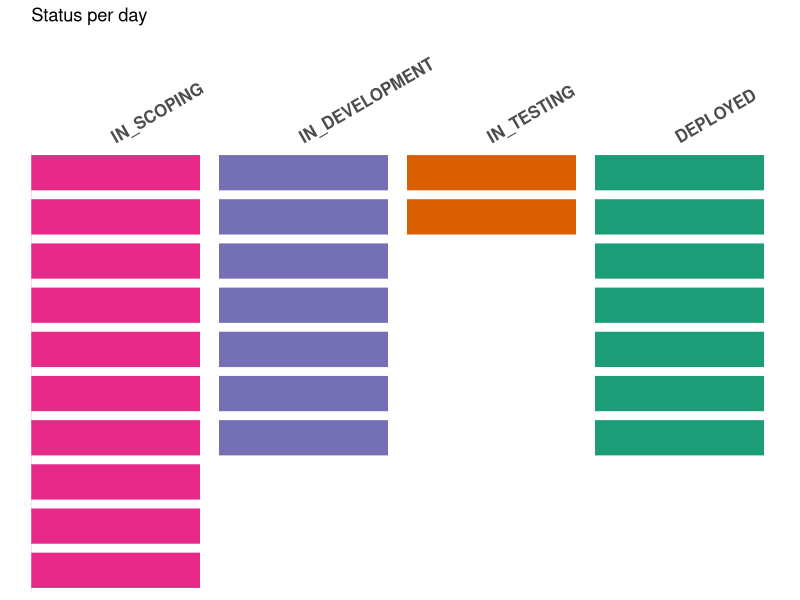
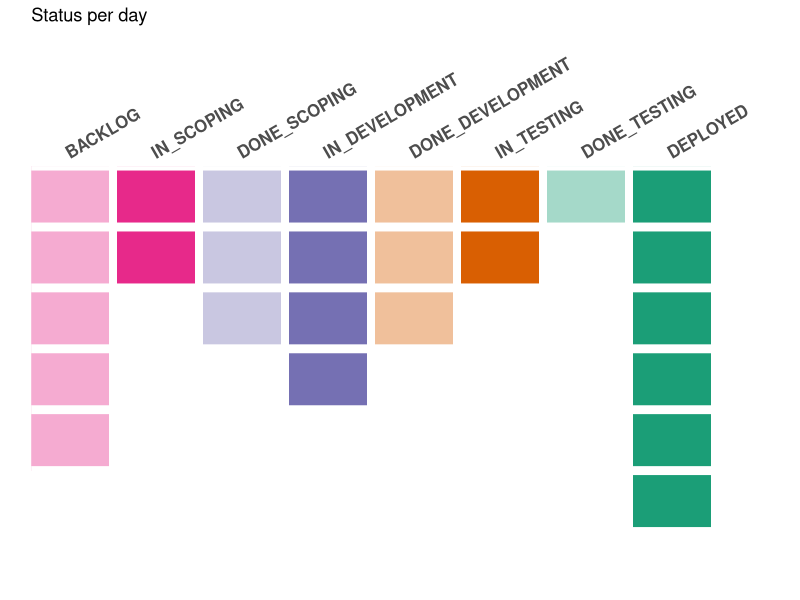
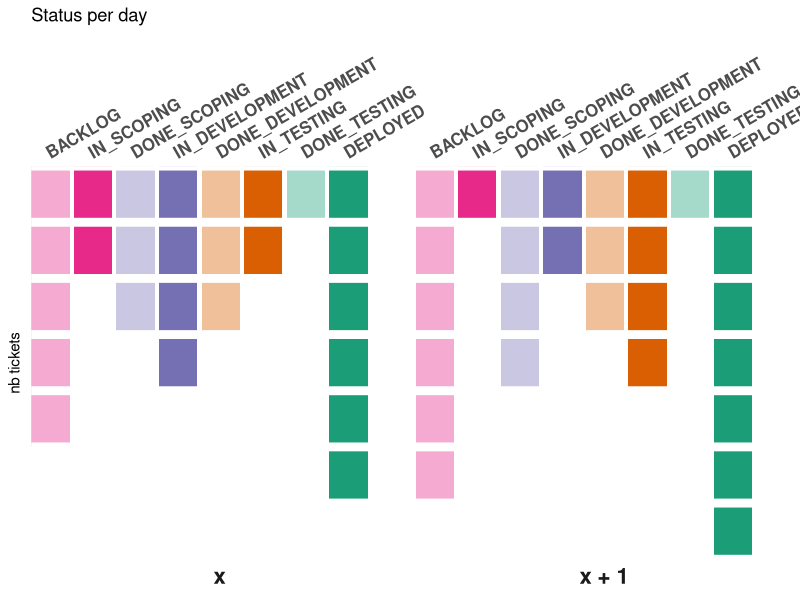
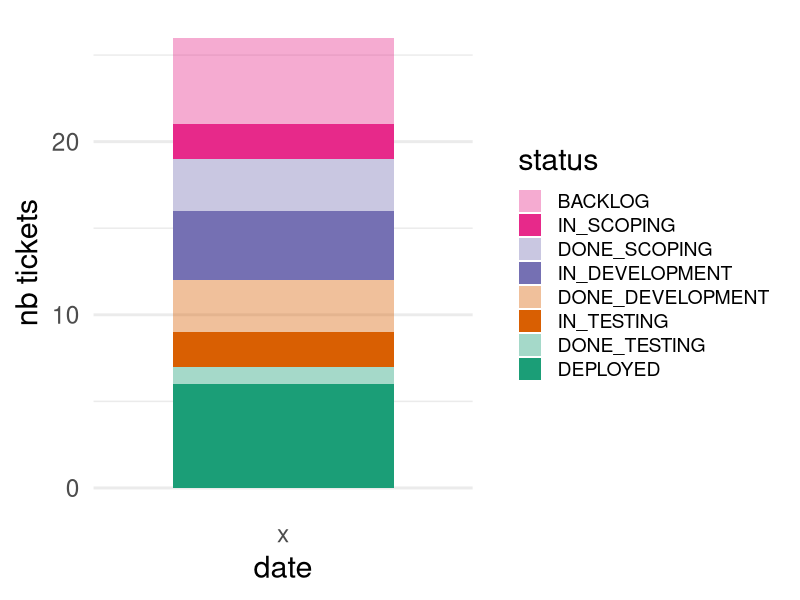
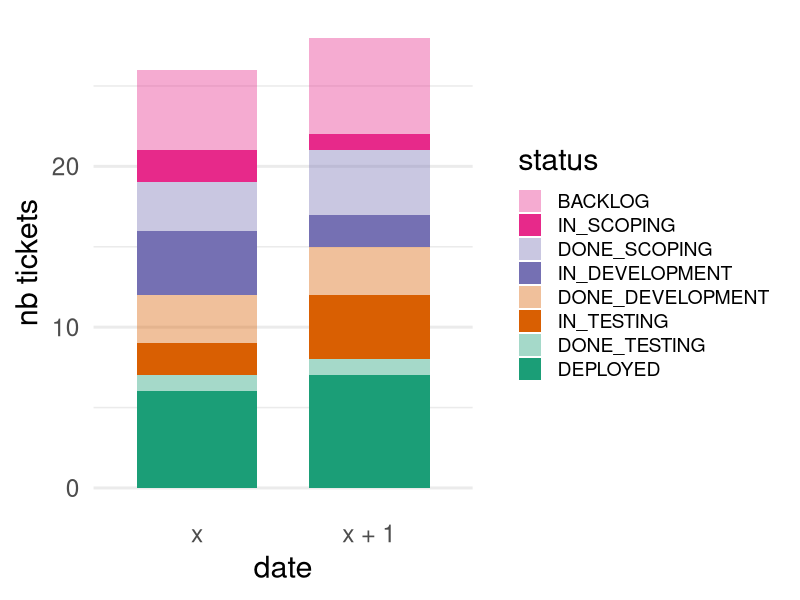
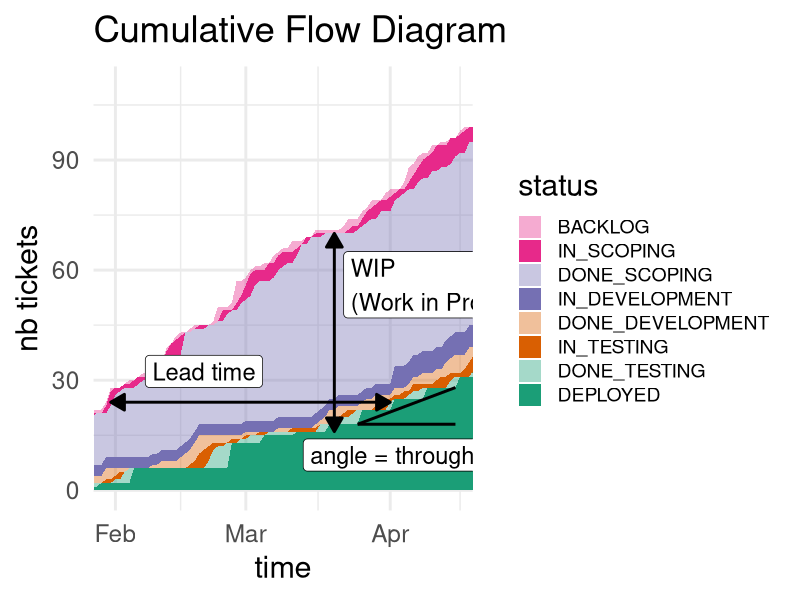
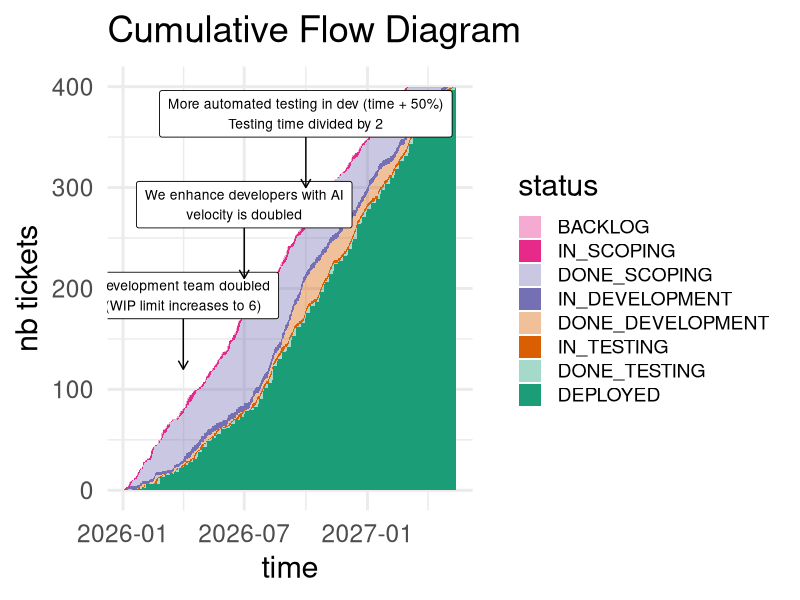
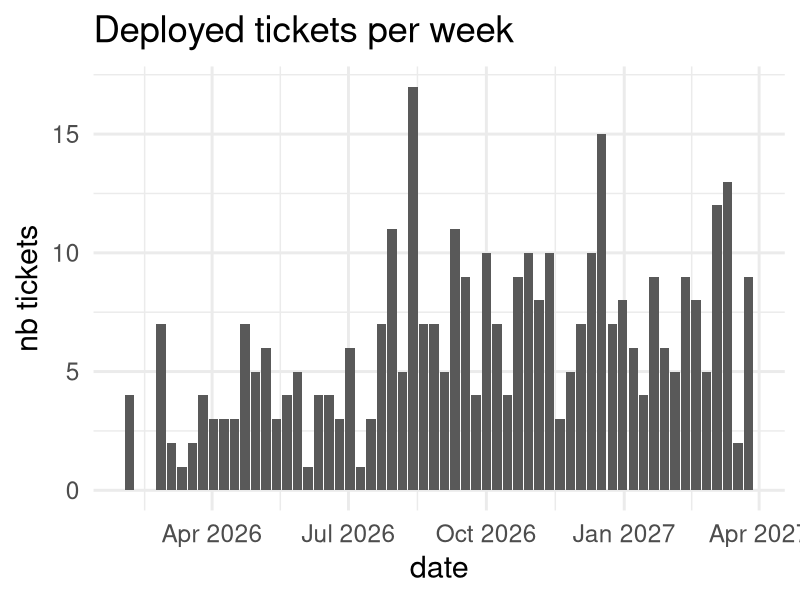

The R script that drew these images, in order:
## ---- chunk 1
# https://chatgpt.com/c/699f73a9-eb58-8337-9f49-6b0525b21ff7
knitr::opts_chunk$set(echo = FALSE, message = FALSE, warning = FALSE)

if (requireNamespace("rstudioapi", quietly = TRUE) && rstudioapi::isAvailable()) {
  # Interactive in RStudio: use the current editor document path
  rmd_path <- rstudioapi::getActiveDocumentContext()$path
} else {
  # When knitting/rendering: knitr knows the input
  rmd_path <- knitr::current_input(dir = TRUE)
}
if (!is.null(rmd_path) && nzchar(rmd_path)) {
  knitr::opts_knit$set(root.dir = dirname(normalizePath(rmd_path)))
  setwd(dirname(normalizePath(rmd_path)))
}

knitr::opts_chunk$set(
  fig.width = 12,   # increase width
  fig.height = 6,
  out.width = "100%"   # VERY IMPORTANT
)

library(ggplot2)
library(dplyr)
library(tidyr)
library(patchwork)

## ---- chunk 2
df.daily.status = read.csv( "kanban-daily-by-status.csv")

#convert $date to date
df.daily.status$date = as.Date(df.daily.status$date)

# order the statuses
status_list = c("BACKLOG", "IN_SCOPING", "DONE_SCOPING", "IN_DEVELOPMENT", "DONE_DEVELOPMENT", "IN_TESTING", "DONE_TESTING", "DEPLOYED")
df.daily.status$status <- factor(
  df.daily.status$status,
  levels = status_list
)

#assign status => colors
status_colors = c(
  "BACKLOG" = rgb(231, 41, 138, alpha = 100, maxColorValue = 255),
  "IN_SCOPING" = rgb(231, 41, 138, maxColorValue = 255),
  "DONE_SCOPING" = rgb(117, 112, 179, alpha = 100, maxColorValue = 255),
  "IN_DEVELOPMENT" = rgb(117, 112, 179, maxColorValue = 255),
  "DONE_DEVELOPMENT" = rgb(217, 95, 2, alpha = 100, maxColorValue = 255),
  "IN_TESTING" = rgb(217, 95, 2, maxColorValue = 255),
  "DONE_TESTING" = rgb(27, 158, 119, alpha = 100, maxColorValue = 255),
  "DEPLOYED" = rgb(27, 158, 119, maxColorValue = 255)
)

# fill missing values with zero
df.daily.status <- df.daily.status %>%
  complete(date, status, fill = list(nb = 0))
## ---- chunk 3
df.by.day = df.daily.status %>%
  group_by(date) %>%
  summarise(n = sum(nb))
nb_tickets = max(df.by.day$n)
start_date = min(df.daily.status$date)
end_date = max(df.daily.status$date)
## ---- chunk 4
df.demo = data.frame(
  status = c(status_list, status_list),
  date = c(rep("x", length(status_list)), rep("x + 1", length(status_list))),
  n = c(c(5, 2, 3, 4, 3, 2, 1, 6), c(6, 1, 4, 2, 3, 4, 1, 7))
) %>%
  mutate(status = factor(status, levels = status_list))

df.demo.push= data.frame(
  status=c("IN_SCOPING", "IN_DEVELOPMENT", "IN_TESTING", "DEPLOYED"),
  date=rep("x", 4),
  n=c(10, 7, 2, 7)
) %>%
  mutate(status = factor(status, levels = status_list))
## ---- chunk 5
plot_board = function(df.tickets, max_tickets) {
  ggplot(df.tickets, aes(x = status, y = n, fill = status)) +
    geom_col(width = 0.9) +
    geom_hline(
      yintercept = 0:max_tickets,
      color = "white",
      linewidth = 3
    ) +
    scale_y_reverse(expand = c(0, 0)) +
    scale_x_discrete(position = "top", expand = expansion(mult = c(0.05, 0.2))) +
    scale_fill_manual(values = status_colors, drop = FALSE) +
    theme_minimal() +
    labs(
      title = "Status per day",
      x = "",
      y = ""
    ) +
    theme(
      panel.grid = element_blank(),   # remove default grid so only your white lines remain
      legend.position = "none",
      axis.text.x = element_text(
        size = 12,
        face = "bold",
        angle = 30,
        hjust = 0,   # adjust horizontal alignment
        vjust = 0    # adjust vertical alignment
      ),
      axis.text.y = element_blank(),
      axis.ticks.y = element_blank()
    )
}
## ---- chunk 6
plot_board(df.demo.push, max(df.demo.push$n))
## ---- chunk 7
df.demo = data.frame(
  status = c(status_list, status_list),
  date = c(rep("x", length(status_list)), rep("x + 1", length(status_list))),
  n = c(c(5, 2, 3, 4, 3, 2, 1, 6), c(6, 1, 4, 2, 3, 4, 1, 7))
) %>%
  mutate(status = factor(status, levels = status_list))

max_tickets = max(df.demo$n)


plot_board(subset(df.demo, date == "x"), max_tickets)
## ---- chunk 8
plot_board(df.demo, max_tickets) +
  facet_wrap(~date, nrow = 1, strip.position = "bottom") +
  labs(
    y="nb tickets"
  )+
  theme(
    strip.text.x = element_text(
      size = 16,
      face = "bold",
    )
  )
## ---- chunk 9

plot_daily_stack = function(df.tickets) {
  ggplot(df.tickets, aes(x = date, y = n, fill = status)) +
    geom_col(width = 0.7) +
    scale_fill_manual(values = status_colors) +
    labs(
      y="nb tickets"
    ) +
    theme_minimal(base_size = 22) +
    theme(
      panel.grid.major.x = element_blank(),
      legend.position = "right",
      legend.text = element_text(size=14)
    )
}
plot_daily_stack(subset(df.demo, date == "x"))
## ---- chunk 10
plot_daily_stack(df.demo)
## ---- chunk 11
plot_cfd = function(){
  ggplot(
  df.daily.status,
  aes(x = date, y = nb, group = status, fill = status)
) +
  geom_area(position = "stack") +
  scale_fill_manual(values = status_colors)  +
  theme_minimal(base_size = 22) +
  theme(
    legend.text = element_text(size=14)
  )+
  labs(
    title = "Cumulative Flow Diagram",
    x = "time",
    y = "nb tickets"
  )
}
## ---- chunk 12

plot_cfd() +
  coord_cartesian(xlim = c(as.Date("2026-01-31"), as.Date("2026-04-15")), ylim = c(0, 110)) +
  annotate(
    "segment",
    x=as.Date("2026-01-31"),
    xend=as.Date("2026-04-01"),
    y=24,
    yend=24,
    lwd=1,
    arrow = arrow(
      length = unit(0.4, "cm"),
      type = "closed",
      ends = "both"
    )
  ) +
  annotate(
    "label",
    x=as.Date("2026-02-20"),
    y=28,
    label="Lead time",
    hjust=0.5,
    vjust=0,
    size=6,
    padding = unit(0.5, "lines")
  ) +
  annotate(
    "segment",
    x=as.Date("2026-03-20"),
    xend=as.Date("2026-03-20"),
    y=16,
    yend=70,
    lwd=1,
    arrow = arrow(
      length = unit(0.4, "cm"),
      type = "closed",
      ends = "both"
    )
  ) +
  annotate(
    "label",
    x=as.Date("2026-03-22"),
    y=56,
    hjust=0,
    label="WIP\n(Work in Progress)",
    size=6,
    padding = unit(0.5, "lines")
  ) +
  annotate(
    "segment",
    x=as.Date("2026-03-25"),
    xend=as.Date("2026-04-15"),
    y=18,
    yend=28,
    lwd=1
  ) +
  annotate(
    "segment",
    x=as.Date("2026-03-25"),
    xend=as.Date("2026-04-15"),
    y=18,
    yend=18,
    lwd=1
  ) +
  annotate(
    "label",
    x=as.Date("2026-04-05"),
    y=14,
    hjust=0.5,
    vjust=1,
    label="angle = throughput",
    size=6,
    padding = unit(0.5, "lines")
  )
## ---- chunk 13
df.annotations = data.frame(
  x= c(as.Date("2026-04-01"), as.Date("2026-07-01"), as.Date("2026-10-01")),
  y = c(170, 260, 350),
  text= c(
     "Development team doubled\n(WIP limit increases to 6)",
     "We enhance developers with AI\nvelocity is doubled",
     "More automated testing in dev (time + 50%)\nTesting time divided by 2"
   )
)

plot_cfd() +
  geom_label(
      data=df.annotations,
      aes(x=x, y=y, label=text),
      vjust = 0,
      hjust = 0.5,
      size = 3.5,
      color = "black",
      fill = "white",      # background color
      label.size = 0.3,
      label.padding = unit(0.5, "lines"),
      inherit.aes = FALSE
    ) +
  geom_segment(
      data=df.annotations,
      aes(x=x, xend=x, y=y, yend=y-50 ),
        arrow = arrow(length = unit(0.25, "cm")),
        color = "black",
        inherit.aes = FALSE
   )

## ---- chunk 14
df.ticket.status = read.csv( "kanban-ticket-status-transitions.csv")
df.ticket.status = df.ticket.status %>%
  mutate(across(-ticket_id, as.Date))

df.deployed.per.day = df.ticket.status %>%
  filter((DEPLOYED < max(DEPLOYED, na.rm = TRUE) - 45) & (DEPLOYED > min(DEPLOYED, na.rm = TRUE)  + 20)) %>%
  count(DEPLOYED, name = "n") %>%
  rename(date = DEPLOYED)
## ---- chunk 15
ggplot(df.deployed.per.day, aes(x = date, y = n)) +
  geom_bar(stat = "identity") +
  labs(
    title = "Deployed tickets per week",
    x = "date",
    y = "nb tickets"
  ) +
  theme_minimal(base_size = 22)
## ---- chunk 16
plot_throughput= function(){
    ggplot(df.deployed.per.day, aes(x = date, y = n)) +
      geom_point(size=2, alpha=0.5) +
      geom_smooth(
        method = "loess",
        se = TRUE,
        lwd=2
      ) +
      labs(
        title = "Ticket throughput",
        x = "Date",
        y = "Deployed per week"
      ) +
      theme_minimal(base_size = 22)
}
plot_throughput()
## ---- chunk 17
df.ticket.status$lead_time = df.ticket.status$DEPLOYED - df.ticket.status$BACKLOG
df.ticket.status$cycle_time = df.ticket.status$DEPLOYED - df.ticket.status$IN_DEVELOPMENT
## ---- chunk 18
plot_lead_time = function(){
    ggplot(df.ticket.status, aes(x = BACKLOG, y = lead_time)) +
      geom_point(size=2, alpha=0.5) +
      geom_smooth(
        method = "loess",
        se = TRUE,
        lwd=2
      ) +
      labs(
        title = "Lead time evolution",
        x = "Date",
        y = "Lead time"
      ) +
      theme_minimal(base_size = 22)
}
plot_lead_time()
## ---- chunk 19
plot_cycle_time = function(){
    ggplot(df.ticket.status, aes(x = IN_DEVELOPMENT, y = cycle_time)) +
      geom_point(size=2, alpha=0.5) +
      geom_smooth(
        method = "loess",
        se = TRUE,
        lwd=2
      ) +
      labs(
        title = "Cycle time evolution",
        x = "Date",
        y = "Cycle time"
      ) +
      theme_minimal(base_size = 22)
}
plot_cycle_time()
## ---- chunk 20
(plot_cfd() + theme_minimal(base_size = 14) | plot_throughput()  + theme_minimal(base_size = 14)) /
  (plot_lead_time()  + theme_minimal(base_size = 14) | plot_cycle_time()  + theme_minimal(base_size = 14))
